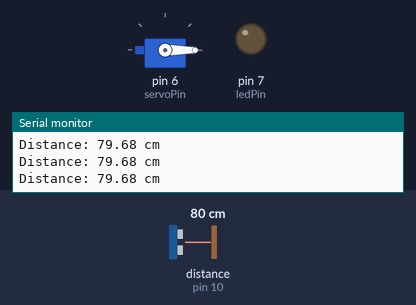
The sketch below on a simulated Arduino Uno, built with avr-gcc and run on an emulated ATmega328P. Parts: servo, output pins drawn as LEDs (lit = HIGH), the last lines printed to the serial monitor. Wiring (inferred from the names in the program): ultrasonic range finder: trigger pin 9; echo pin 10. The inputs (shaded band) are chosen by the test bench; at power-on: distance to the obstacle (sensor on pin 10) 80 cm. The echo pulse lasts 58.3 µs per cm; pins used as bus, display or sensor lines are not drawn.

Above: at 1.2 s.
1.3 s: distance to the obstacle (sensor on pin 10) set to 2 cm
At 2.1 s:
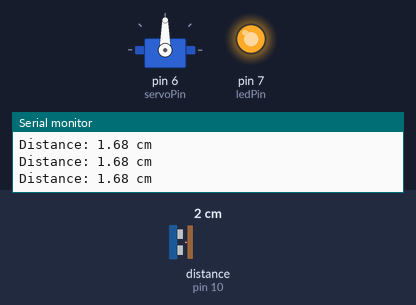
2.8 s: distance to the obstacle (sensor on pin 10) set to 9 cm
4.3 s: distance to the obstacle (sensor on pin 10) set to 12 cm
At 4.6 s:
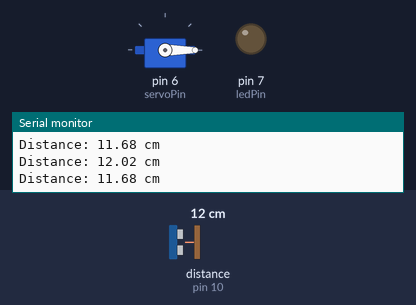
5.8 s: distance to the obstacle (sensor on pin 10) set to 4 cm
At 6.6 s:
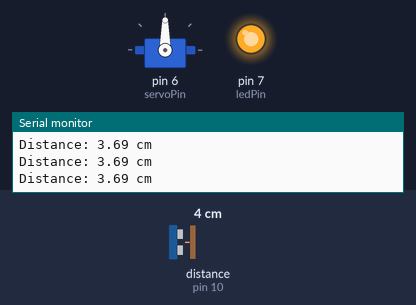
Timing chart, 0 to 8.3 s (numbered marks = the images above; inputs shaded):
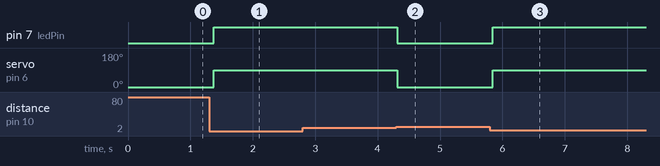

Measured:
- the behaviour switches between 10 and 11 cm on distance to the obstacle (sensor on pin 10) (found by bisection; images 1 and 2)
- after the input at 1.3 s, pin 7 (ledPin): LOW → HIGH after 0.08 s; servo on pin 6 (servoPin): 0° → 90° after 0.08 s
- after the input at 4.3 s, pin 7 (ledPin): HIGH → LOW at once; servo on pin 6 (servoPin): 90° → 0° at once
- after the input at 5.8 s, pin 7 (ledPin): LOW → HIGH at once; servo on pin 6 (servoPin): 0° → 90° at once

The sketch:

____Ultrasonic_Servo_Arduino.ino
```cpp
#include <Servo.h>

Servo myServo;

const int trigPin = 9;
const int echoPin = 10;
const int servoPin = 6;
const int ledPin = 7;

long duration;
float distance;

void setup() {
  pinMode(trigPin, OUTPUT);
  pinMode(echoPin, INPUT);
  pinMode(ledPin, OUTPUT);

  myServo.attach(servoPin);
  myServo.write(0);

  Serial.begin(9600);
}

void loop() {
  digitalWrite(trigPin, LOW);
  delayMicroseconds(2);

  digitalWrite(trigPin, HIGH);
  delayMicroseconds(10);
  digitalWrite(trigPin, LOW);

  duration = pulseIn(echoPin, HIGH);
  distance = duration * 0.0343 / 2;

  Serial.print("Distance: ");
  Serial.print(distance);
  Serial.println(" cm");

  if (distance <= 10) {
    myServo.write(90);
    digitalWrite(ledPin, HIGH);
  }
  else {
    myServo.write(0);
    digitalWrite(ledPin, LOW);
  }

  delay(100);
}
```
